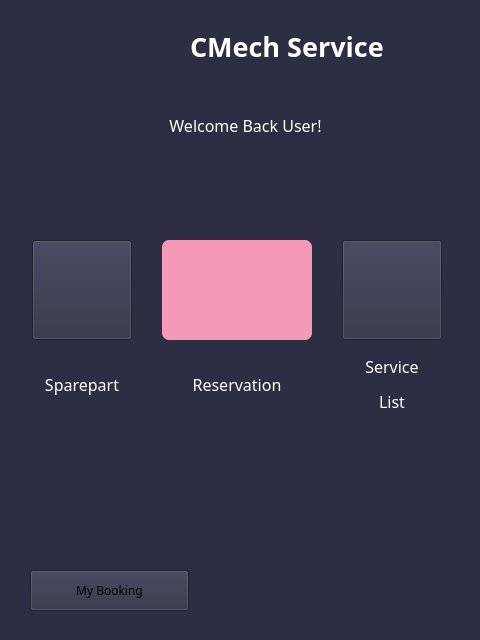
<?xml version="1.0" encoding="UTF-8"?>
<ui version="4.0">
 <class>MainWindow</class>
 <widget class="QMainWindow" name="MainWindow">
  <property name="geometry">
   <rect>
    <x>0</x>
    <y>0</y>
    <width>480</width>
    <height>640</height>
   </rect>
  </property>
  <property name="windowTitle">
   <string>Menu Utama</string>
  </property>
  <property name="styleSheet">
   <string notr="true">background-color: #2D2E43;</string>
  </property>
  <widget class="QWidget" name="centralwidget">
   <widget class="QLabel" name="label_user">
    <property name="geometry">
     <rect>
      <x>60</x>
      <y>100</y>
      <width>371</width>
      <height>51</height>
     </rect>
    </property>
    <property name="maximumSize">
     <size>
      <width>100000</width>
      <height>200</height>
     </size>
    </property>
    <property name="font">
     <font>
      <family>Roboto Slab</family>
      <pointsize>16</pointsize>
     </font>
    </property>
    <property name="text">
     <string>&lt;html&gt;&lt;head/&gt;&lt;body&gt;&lt;p align=&quot;center&quot;&gt;&lt;span style=&quot; font-size:12pt; color:#ffffff;&quot;&gt;Welcome Back User!&lt;/span&gt;&lt;/p&gt;&lt;/body&gt;&lt;/html&gt;</string>
    </property>
    <property name="alignment">
     <set>Qt::AlignLeading|Qt::AlignLeft|Qt::AlignVCenter</set>
    </property>
    <property name="margin">
     <number>0</number>
    </property>
    <property name="indent">
     <number>-1</number>
    </property>
   </widget>
   <widget class="QWidget" name="gridLayoutWidget_2">
    <property name="geometry">
     <rect>
      <x>30</x>
      <y>240</y>
      <width>414</width>
      <height>189</height>
     </rect>
    </property>
    <layout class="QGridLayout" name="gridLayout_2">
     <property name="horizontalSpacing">
      <number>28</number>
     </property>
     <item row="0" column="1">
      <layout class="QVBoxLayout" name="verticalLayout_2">
       <property name="sizeConstraint">
        <enum>QLayout::SetFixedSize</enum>
       </property>
       <item>
        <widget class="QPushButton" name="push_reservation">
         <property name="minimumSize">
          <size>
           <width>150</width>
           <height>100</height>
          </size>
         </property>
         <property name="maximumSize">
          <size>
           <width>150</width>
           <height>100</height>
          </size>
         </property>
         <property name="font">
          <font>
           <family>Poppins</family>
           <pointsize>9</pointsize>
           <weight>50</weight>
           <bold>false</bold>
          </font>
         </property>
         <property name="styleSheet">
          <string notr="true">/* PUSH BUTTON */
QPushButton {
    background-color: #F59AB6;
    color: white;
    border: none;
    border-radius: 7px;
    padding: 10px 20px;
}

QPushButton:hover {
	background-color: rgb(186, 117, 139);
}

QPushButton:pressed {
    background-color: rgb(109, 68, 81);
}</string>
         </property>
         <property name="text">
          <string/>
         </property>
         <property name="icon">
          <iconset>
           <normaloff>:/icons/grid.svg</normaloff>:/icons/grid.svg</iconset>
         </property>
         <property name="iconSize">
          <size>
           <width>150</width>
           <height>150</height>
          </size>
         </property>
        </widget>
       </item>
       <item>
        <widget class="QLabel" name="label_reservation">
         <property name="maximumSize">
          <size>
           <width>150</width>
           <height>16777215</height>
          </size>
         </property>
         <property name="font">
          <font>
           <family>Roboto Slab</family>
           <pointsize>12</pointsize>
          </font>
         </property>
         <property name="text">
          <string>&lt;html&gt;&lt;head/&gt;&lt;body&gt;&lt;p&gt;&lt;span style=&quot; color:#ffffff;&quot;&gt;Reservation&lt;/span&gt;&lt;/p&gt;&lt;/body&gt;&lt;/html&gt;</string>
         </property>
         <property name="alignment">
          <set>Qt::AlignCenter</set>
         </property>
        </widget>
       </item>
      </layout>
     </item>
     <item row="0" column="0">
      <layout class="QVBoxLayout" name="verticalLayout">
       <property name="sizeConstraint">
        <enum>QLayout::SetFixedSize</enum>
       </property>
       <item>
        <widget class="QPushButton" name="push_sparepart">
         <property name="minimumSize">
          <size>
           <width>100</width>
           <height>100</height>
          </size>
         </property>
         <property name="maximumSize">
          <size>
           <width>100</width>
           <height>100</height>
          </size>
         </property>
         <property name="font">
          <font>
           <family>Poppins</family>
           <pointsize>9</pointsize>
           <weight>50</weight>
           <bold>false</bold>
          </font>
         </property>
         <property name="styleSheet">
          <string notr="true">/* PUSH BUTTON */
QPushButton {
    background-color: rgb(80, 80, 122);
    color: white;
    border: none;
    border-radius: 7px;
    padding: 10px 20px;
}

QPushButton:hover {
	background-color: rgb(245, 154, 182);
}

QPushButton:pressed {
    background-color: rgb(109, 68, 81);
}

color: rgb(255, 255, 255);</string>
         </property>
         <property name="text">
          <string/>
         </property>
         <property name="icon">
          <iconset>
           <normaloff>:/icons/grid.svg</normaloff>:/icons/grid.svg</iconset>
         </property>
         <property name="iconSize">
          <size>
           <width>150</width>
           <height>150</height>
          </size>
         </property>
        </widget>
       </item>
       <item>
        <widget class="QLabel" name="label_sparepart">
         <property name="maximumSize">
          <size>
           <width>100</width>
           <height>16777215</height>
          </size>
         </property>
         <property name="font">
          <font>
           <family>Roboto Slab</family>
           <pointsize>12</pointsize>
          </font>
         </property>
         <property name="text">
          <string>&lt;html&gt;&lt;head/&gt;&lt;body&gt;&lt;p&gt;&lt;span style=&quot; font-size:12pt; color:#ffffff;&quot;&gt;Sparepart&lt;/span&gt;&lt;/p&gt;&lt;/body&gt;&lt;/html&gt;</string>
         </property>
         <property name="alignment">
          <set>Qt::AlignCenter</set>
         </property>
        </widget>
       </item>
      </layout>
     </item>
     <item row="0" column="2">
      <layout class="QVBoxLayout" name="verticalLayout_3">
       <property name="sizeConstraint">
        <enum>QLayout::SetFixedSize</enum>
       </property>
       <item>
        <widget class="QPushButton" name="push_service_list">
         <property name="minimumSize">
          <size>
           <width>100</width>
           <height>100</height>
          </size>
         </property>
         <property name="maximumSize">
          <size>
           <width>100</width>
           <height>100</height>
          </size>
         </property>
         <property name="font">
          <font>
           <family>Poppins</family>
           <pointsize>9</pointsize>
           <weight>50</weight>
           <bold>false</bold>
          </font>
         </property>
         <property name="styleSheet">
          <string notr="true">/* PUSH BUTTON */
QPushButton {
    background-color: rgb(80, 80, 122);
    color: white;
    border: none;
    border-radius: 7px;
    padding: 10px 20px;
}

QPushButton:hover {
	background-color: rgb(245, 154, 182);
}

QPushButton:pressed {
    background-color: rgb(109, 68, 81);
}

color: rgb(255, 255, 255);</string>
         </property>
         <property name="text">
          <string/>
         </property>
         <property name="icon">
          <iconset>
           <normaloff>:/icons/grid.svg</normaloff>:/icons/grid.svg</iconset>
         </property>
         <property name="iconSize">
          <size>
           <width>150</width>
           <height>150</height>
          </size>
         </property>
        </widget>
       </item>
       <item>
        <widget class="QLabel" name="label_service_list">
         <property name="maximumSize">
          <size>
           <width>100</width>
           <height>16777215</height>
          </size>
         </property>
         <property name="font">
          <font>
           <family>Roboto Slab</family>
           <pointsize>12</pointsize>
          </font>
         </property>
         <property name="text">
          <string>&lt;html&gt;&lt;head/&gt;&lt;body&gt;&lt;p&gt;&lt;span style=&quot; color:#ffffff;&quot;&gt;Service&lt;/span&gt;&lt;/p&gt;&lt;p&gt;&lt;span style=&quot; color:#ffffff;&quot;&gt;List&lt;/span&gt;&lt;/p&gt;&lt;/body&gt;&lt;/html&gt;</string>
         </property>
         <property name="alignment">
          <set>Qt::AlignCenter</set>
         </property>
        </widget>
       </item>
      </layout>
     </item>
    </layout>
   </widget>
   <widget class="QLabel" name="label_title">
    <property name="geometry">
     <rect>
      <x>190</x>
      <y>6</y>
      <width>281</width>
      <height>81</height>
     </rect>
    </property>
    <property name="font">
     <font>
      <family>Roboto Slab</family>
      <weight>75</weight>
      <bold>true</bold>
     </font>
    </property>
    <property name="styleSheet">
     <string notr="true"/>
    </property>
    <property name="text">
     <string>&lt;html&gt;&lt;head/&gt;&lt;body&gt;&lt;p&gt;&lt;span style=&quot; font-size:20pt; color:#ffffff;&quot;&gt;CMech Service&lt;/span&gt;&lt;/p&gt;&lt;/body&gt;&lt;/html&gt;</string>
    </property>
   </widget>
   <widget class="QLabel" name="logo">
    <property name="geometry">
     <rect>
      <x>10</x>
      <y>6</y>
      <width>171</width>
      <height>81</height>
     </rect>
    </property>
    <property name="text">
     <string/>
    </property>
   </widget>
   <widget class="QPushButton" name="push_back">
    <property name="geometry">
     <rect>
      <x>30</x>
      <y>570</y>
      <width>159</width>
      <height>41</height>
     </rect>
    </property>
    <property name="font">
     <font>
      <family>Roboto Slab</family>
      <pointsize>9</pointsize>
      <weight>50</weight>
      <bold>false</bold>
     </font>
    </property>
    <property name="styleSheet">
     <string notr="true">/* PUSH BUTTON */
QPushButton {
    background-color: rgb(80, 80, 122);
    color: white;
    border: none;
    border-radius: 7px;
    padding: 10px 20px;
}

QPushButton:hover {
	background-color: rgb(245, 154, 182);
}

QPushButton:pressed {
    background-color: rgb(109, 68, 81);
}

color: rgb(255, 255, 255);</string>
    </property>
    <property name="text">
     <string>My Booking</string>
    </property>
   </widget>
  </widget>
  <widget class="QStatusBar" name="statusbar"/>
 </widget>
 <resources>
  <include location="../Pictures/Pictures.qrc"/>
  <include location="../Pictures/feather/icon_resources.qrc"/>
 </resources>
 <connections/>
</ui>
